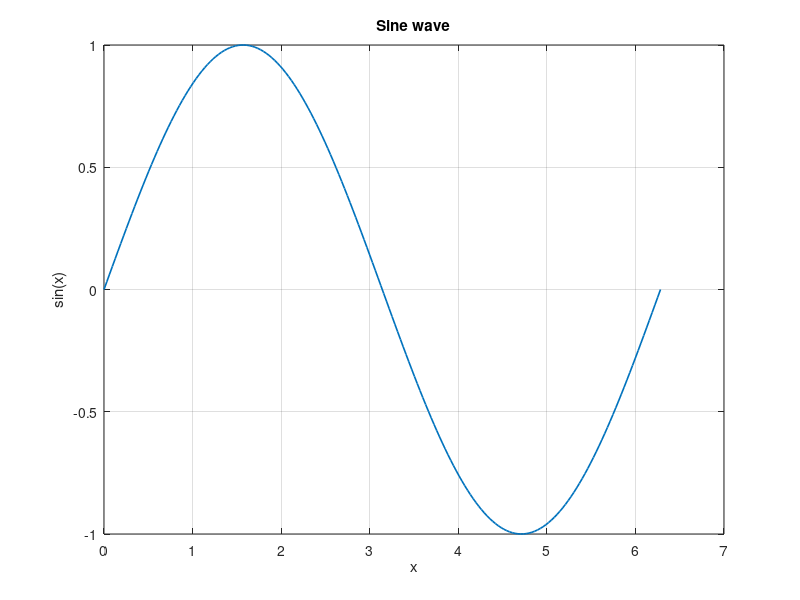

This figure's MATLAB source: (Note: this script raises an error after producing the figure.)
function outputPath = example_line(outputPath)
%EXAMPLE_LINE Export a deterministic standalone line plot.
    if nargin < 1, outputPath = ''; end
    [root, outputPath] = paths(mfilename('fullpath'), outputPath, '01-line.tex');
    addpath(fullfile(root, 'src')); ensureParent(outputPath);
    fig = figure('Visible', 'off'); cleanup = onCleanup(@() close(fig));
    x = linspace(0, 2*pi, 200); plot(x, sin(x), 'LineWidth', 1.2);
    xlabel('x'); ylabel('sin(x)'); title('Sine wave'); grid on;
    m2t2.export(fig, outputPath, true); clear cleanup;
end

function [root, outputPath] = paths(source, outputPath, name)
    root = fileparts(fileparts(fileparts(source)));
    if nargin < 2 || isempty(outputPath), outputPath = fullfile(root, '.audit', 'public-preview', 'examples', name); end
end
function ensureParent(path), folder=fileparts(path);if exist(folder,'dir')~=7,mkdir(folder);end,end
